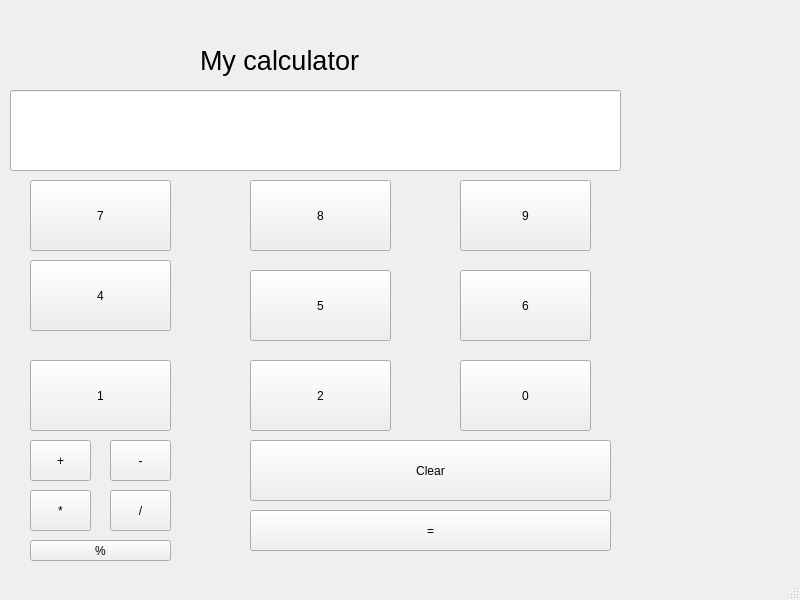
<?xml version="1.0" encoding="UTF-8"?>
<ui version="4.0">
 <class>MainWindow</class>
 <widget class="QMainWindow" name="MainWindow">
  <property name="geometry">
   <rect>
    <x>0</x>
    <y>0</y>
    <width>800</width>
    <height>600</height>
   </rect>
  </property>
  <property name="windowTitle">
   <string>MainWindow</string>
  </property>
  <widget class="QWidget" name="centralwidget">
   <widget class="QLabel" name="header">
    <property name="geometry">
     <rect>
      <x>200</x>
      <y>40</y>
      <width>301</width>
      <height>41</height>
     </rect>
    </property>
    <property name="font">
     <font>
      <pointsize>20</pointsize>
     </font>
    </property>
    <property name="text">
     <string>My calculator</string>
    </property>
   </widget>
   <widget class="QLineEdit" name="cal">
    <property name="geometry">
     <rect>
      <x>10</x>
      <y>90</y>
      <width>611</width>
      <height>81</height>
     </rect>
    </property>
   </widget>
   <widget class="QPushButton" name="seven">
    <property name="geometry">
     <rect>
      <x>30</x>
      <y>180</y>
      <width>141</width>
      <height>71</height>
     </rect>
    </property>
    <property name="text">
     <string>7</string>
    </property>
   </widget>
   <widget class="QPushButton" name="eight">
    <property name="geometry">
     <rect>
      <x>250</x>
      <y>180</y>
      <width>141</width>
      <height>71</height>
     </rect>
    </property>
    <property name="text">
     <string>8</string>
    </property>
   </widget>
   <widget class="QPushButton" name="nine">
    <property name="geometry">
     <rect>
      <x>460</x>
      <y>180</y>
      <width>131</width>
      <height>71</height>
     </rect>
    </property>
    <property name="text">
     <string>9</string>
    </property>
   </widget>
   <widget class="QPushButton" name="four">
    <property name="geometry">
     <rect>
      <x>30</x>
      <y>260</y>
      <width>141</width>
      <height>71</height>
     </rect>
    </property>
    <property name="text">
     <string>4</string>
    </property>
   </widget>
   <widget class="QPushButton" name="five">
    <property name="geometry">
     <rect>
      <x>250</x>
      <y>270</y>
      <width>141</width>
      <height>71</height>
     </rect>
    </property>
    <property name="text">
     <string>5</string>
    </property>
   </widget>
   <widget class="QPushButton" name="six">
    <property name="geometry">
     <rect>
      <x>460</x>
      <y>270</y>
      <width>131</width>
      <height>71</height>
     </rect>
    </property>
    <property name="text">
     <string>6</string>
    </property>
   </widget>
   <widget class="QPushButton" name="one">
    <property name="geometry">
     <rect>
      <x>30</x>
      <y>360</y>
      <width>141</width>
      <height>71</height>
     </rect>
    </property>
    <property name="text">
     <string>1</string>
    </property>
   </widget>
   <widget class="QPushButton" name="two">
    <property name="geometry">
     <rect>
      <x>250</x>
      <y>360</y>
      <width>141</width>
      <height>71</height>
     </rect>
    </property>
    <property name="text">
     <string>2</string>
    </property>
   </widget>
   <widget class="QPushButton" name="zero">
    <property name="geometry">
     <rect>
      <x>460</x>
      <y>360</y>
      <width>131</width>
      <height>71</height>
     </rect>
    </property>
    <property name="text">
     <string>0</string>
    </property>
   </widget>
   <widget class="QPushButton" name="plus">
    <property name="geometry">
     <rect>
      <x>30</x>
      <y>440</y>
      <width>61</width>
      <height>41</height>
     </rect>
    </property>
    <property name="text">
     <string>+</string>
    </property>
   </widget>
   <widget class="QPushButton" name="nege">
    <property name="geometry">
     <rect>
      <x>110</x>
      <y>440</y>
      <width>61</width>
      <height>41</height>
     </rect>
    </property>
    <property name="text">
     <string>-</string>
    </property>
   </widget>
   <widget class="QPushButton" name="mul">
    <property name="geometry">
     <rect>
      <x>30</x>
      <y>490</y>
      <width>61</width>
      <height>41</height>
     </rect>
    </property>
    <property name="text">
     <string>*</string>
    </property>
   </widget>
   <widget class="QPushButton" name="divi">
    <property name="geometry">
     <rect>
      <x>110</x>
      <y>490</y>
      <width>61</width>
      <height>41</height>
     </rect>
    </property>
    <property name="text">
     <string>/</string>
    </property>
   </widget>
   <widget class="QPushButton" name="clear">
    <property name="geometry">
     <rect>
      <x>250</x>
      <y>440</y>
      <width>361</width>
      <height>61</height>
     </rect>
    </property>
    <property name="text">
     <string>Clear</string>
    </property>
   </widget>
   <widget class="QPushButton" name="equal">
    <property name="geometry">
     <rect>
      <x>250</x>
      <y>510</y>
      <width>361</width>
      <height>41</height>
     </rect>
    </property>
    <property name="text">
     <string>=</string>
    </property>
   </widget>
   <widget class="QPushButton" name="remainder">
    <property name="geometry">
     <rect>
      <x>30</x>
      <y>540</y>
      <width>141</width>
      <height>21</height>
     </rect>
    </property>
    <property name="text">
     <string>%</string>
    </property>
   </widget>
  </widget>
  <widget class="QMenuBar" name="menubar">
   <property name="geometry">
    <rect>
     <x>0</x>
     <y>0</y>
     <width>800</width>
     <height>22</height>
    </rect>
   </property>
  </widget>
  <widget class="QStatusBar" name="statusbar"/>
 </widget>
 <resources/>
 <connections/>
</ui>
